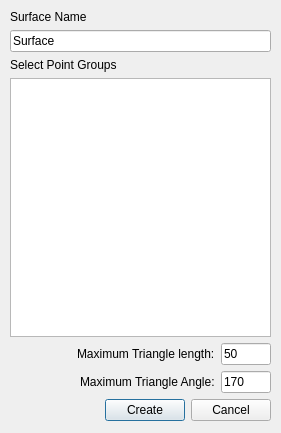
<?xml version="1.0" encoding="UTF-8"?>
<ui version="4.0">
 <class>create_surface</class>
 <widget class="QDialog" name="CreateSurface">
  <property name="geometry">
   <rect>
    <x>0</x>
    <y>0</y>
    <width>281</width>
    <height>433</height>
   </rect>
  </property>
  <property name="windowTitle">
   <string>Create Surface</string>
  </property>
  <widget class="QWidget" name="verticalLayoutWidget">
   <property name="geometry">
    <rect>
     <x>10</x>
     <y>10</y>
     <width>261</width>
     <height>411</height>
    </rect>
   </property>
   <layout class="QVBoxLayout" name="verticalLayout">
    <property name="bottomMargin">
     <number>0</number>
    </property>
    <item>
     <widget class="QLabel" name="SurfaceNameL">
      <property name="text">
       <string>Surface Name</string>
      </property>
     </widget>
    </item>
    <item>
     <widget class="QLineEdit" name="SurfaceNameLE">
      <property name="text">
       <string>Surface</string>
      </property>
     </widget>
    </item>
    <item>
     <widget class="QLabel" name="SelectPointGroupL">
      <property name="text">
       <string>Select Point Groups</string>
      </property>
     </widget>
    </item>
    <item>
     <widget class="QListView" name="PointGroupsLV">
      <property name="editTriggers">
       <set>QAbstractItemView::NoEditTriggers</set>
      </property>
      <property name="selectionMode">
       <enum>QAbstractItemView::MultiSelection</enum>
      </property>
      <property name="selectionBehavior">
       <enum>QAbstractItemView::SelectRows</enum>
      </property>
     </widget>
    </item>
    <item>
     <layout class="QHBoxLayout" name="horizontalLayout">
      <item>
       <spacer name="horizontalSpacer_3">
        <property name="orientation">
         <enum>Qt::Horizontal</enum>
        </property>
        <property name="sizeHint" stdset="0">
         <size>
          <width>40</width>
          <height>20</height>
         </size>
        </property>
       </spacer>
      </item>
      <item>
       <widget class="QLabel" name="MaxlengthL">
        <property name="text">
         <string>Maximum Triangle length:</string>
        </property>
       </widget>
      </item>
      <item>
       <widget class="QLineEdit" name="MaxlengthLE">
        <property name="maximumSize">
         <size>
          <width>50</width>
          <height>16777215</height>
         </size>
        </property>
        <property name="text">
         <string>50</string>
        </property>
       </widget>
      </item>
     </layout>
    </item>
    <item>
     <layout class="QHBoxLayout" name="horizontalLayout_2">
      <item>
       <spacer name="horizontalSpacer_2">
        <property name="orientation">
         <enum>Qt::Horizontal</enum>
        </property>
        <property name="sizeHint" stdset="0">
         <size>
          <width>40</width>
          <height>20</height>
         </size>
        </property>
       </spacer>
      </item>
      <item>
       <widget class="QLabel" name="OtherValueL">
        <property name="text">
         <string>Maximum Triangle Angle:</string>
        </property>
       </widget>
      </item>
      <item>
       <widget class="QLineEdit" name="MaxAngleLE">
        <property name="maximumSize">
         <size>
          <width>50</width>
          <height>16777215</height>
         </size>
        </property>
        <property name="text">
         <string>170</string>
        </property>
       </widget>
      </item>
     </layout>
    </item>
    <item>
     <layout class="QHBoxLayout" name="horizontalLayout_3">
      <item>
       <spacer name="horizontalSpacer">
        <property name="orientation">
         <enum>Qt::Horizontal</enum>
        </property>
        <property name="sizeHint" stdset="0">
         <size>
          <width>40</width>
          <height>20</height>
         </size>
        </property>
       </spacer>
      </item>
      <item>
       <widget class="QPushButton" name="CreateB">
        <property name="text">
         <string>Create</string>
        </property>
       </widget>
      </item>
      <item>
       <widget class="QPushButton" name="CancelB">
        <property name="text">
         <string>Cancel</string>
        </property>
       </widget>
      </item>
     </layout>
    </item>
   </layout>
  </widget>
 </widget>
 <resources/>
 <connections/>
</ui>
